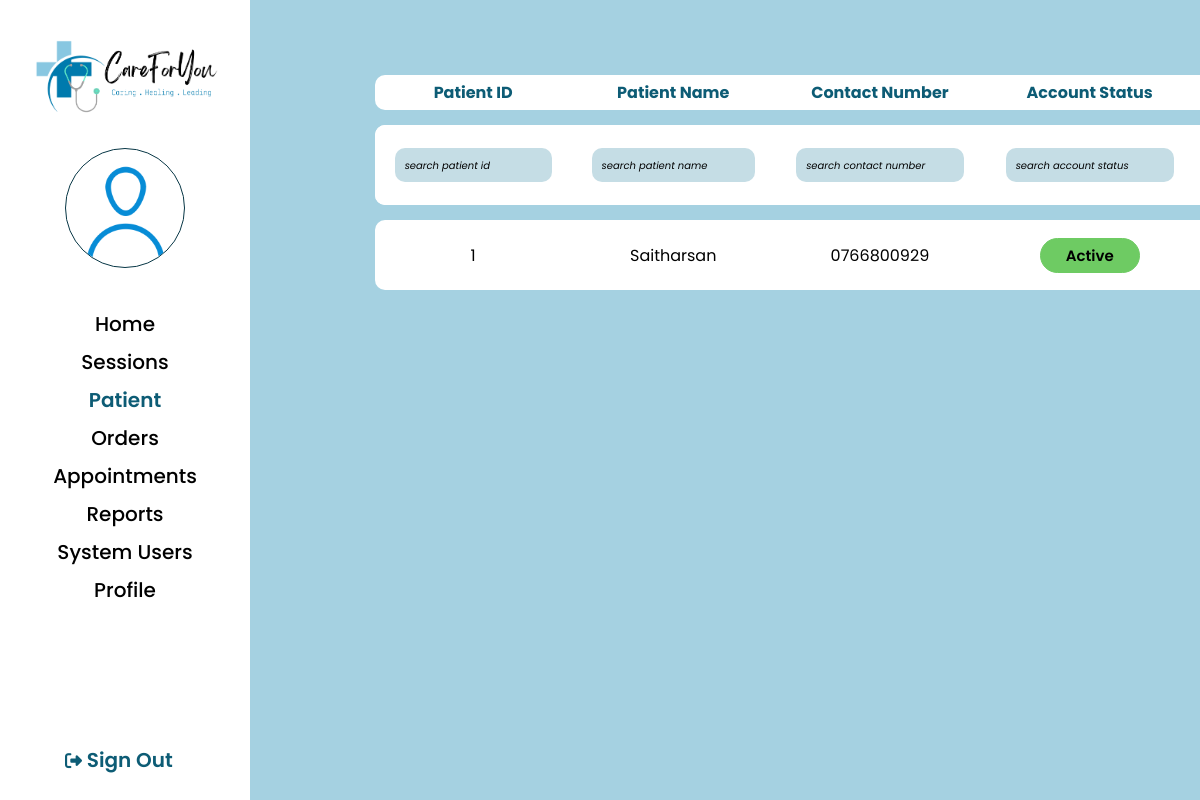
The app's page /admin/admin-patient-view.php (signed in) with its own data.
### tables this page shows
CREATE TABLE `tbl_patient` (
  `p_id` int(10) NOT NULL,
  `userid` int(10) NOT NULL,
  `first_name` varchar(100) NOT NULL,
  `last_name` varchar(100) NOT NULL,
  `gender` varchar(30) NOT NULL,
  `dob` varchar(15) NOT NULL,
  `nic` varchar(20) NOT NULL,
  `contact` int(10) NOT NULL,
  `address` varchar(255) NOT NULL,
  `profile_picture` varchar(255) NOT NULL DEFAULT 'user.png',
  `acc_createdate` varchar(50) NOT NULL
);

### admin/admin_getinfo.php (called while the page is built, shortened)
<?php
    if(isset($_SESSION['user']))
    {
        $user  = $_SESSION['user'];
        $sql = "SELECT userid,email FROM tbl_sysusers WHERE username='$user' ";
        $res = mysqli_query($conn, $sql);
        if($res == TRUE)
        {
            $count =mysqli_num_rows($res);
            if($count == 1)
            {
                $row = mysqli_fetch_assoc($res);
                $Admin_userid = $row['userid'];
            }
        }
        $sql2 = "SELECT * FROM tbl_admin WHERE userid=$Admin_userid";
        $res2 = mysqli_query($conn, $sql2);
        if($res2 == TRUE)
        {
            $count2 =mysqli_num_rows($res2);
            if($count2 == 1)
            {
                $row2 = mysqli_fetch_assoc($res2);
                $Admin_profile_picture = $row2['profile_picture'];
            }
        }
    }
?>

### admin/admin-patient-view.php (the view, shortened to what this page needs)
<?php include('../config/constants.php') ?>
<?php
$query="SELECT * FROM tbl_patient INNER JOIN tbl_sysusers ON tbl_patient.userid = tbl_sysusers.userid ";
$result = mysqli_query($conn, $query);
?>
<!DOCTYPE html>
<html lang="en">
<head>
    <link rel="stylesheet" href="../css/admin-view-patient.css">
    <link rel="stylesheet" href="../css/admin.css">
</head>
<body>
<?php include('admin_getinfo.php') ?>
    <div class="wrapper">
        <div class="sidebar">
            <a href="../index.php"><img src="../images/logo.png" alt="logo" class="logo"></a>
            <img src="../images/user-profilepic/admin/<?php echo $Admin_profile_picture; ?>" alt="user" class="imgframe">
            <ul>
                <li><a href="admin_home.php">Home</a></li>
                <li><a href="admin-session-view.php">Sessions</a></li>
                <li><a href="admin-patient-view.php"><div class="highlighttext">Patient</div></a></li>
                <li><a href="admin-order-view.php">Orders</a></li>
                <li><a href="admin-appointment.php">Appointments</a></li>
                <li><a href="#">Reports</a></li>
                <li><a href="admin-system-users.php">System Users</a></li>
                <li><a href="admin_viewprofile.php">Profile</a></li>
            </ul>
            <div class="signouttext"><a href="../logout.php"><i class="fa-solid fa-right-from-bracket"></i> Sign Out </a></div>
            <div class="main_content">
                <div class="info">
                    <span>
                        <table class="tbl-main-patient" id="tbl-main-patient" style="margin-top:-50px;">
                            <thead>
                                <tr>
                                    <td>Patient ID</td>
                                    <td>Patient Name</td>
                                    <td>Contact Number</td>
                                    <td>Account Status</td>
                                    <td>View Details</td>
                                </tr>
                            </thead>
                            <tbody>
                                    <tr >
                                        <td class="search_1"><input type="text"  class="search-patient" name="patient-id" placeholder="search patient id" id="patient_id" onkeyup="filterPatientId()" autofocus="true" /></td> </dv>
                                        <td><input type="text" class="search-patient" name="patient-name" placeholder="search patient name" id="patient_name" onkeyup="filterPatientName()" autofocus="true" /></td>
                                        <td><input type="text" class="search-patient" name="phone-no" placeholder="search contact number" id="contact_no" onkeyup="filterContactNo()" autofocus="true" /></td>
                                        <td><input type="text" class="search-patient" name="status" placeholder="search account status" id="account_status" onkeyup="filterAccountStatus()" autofocus="true" /></td>
                                        <td><a href=""><button class="btn-search"><span>Clear filter&emsp;</span></button></a></td>
                                    </tr>
                                    <?php
                                   if($result){
                                    while ($row = mysqli_fetch_array($result)) {
                                   ?>
                                <tr>
                                            <td><?php echo $row['p_id'];?></td>
                                            <td><?php echo $row['first_name'];?></td>
                                            <td><?php echo '0'.$row['contact'];?></td>
                                            <td>
                                                <?php
                                                if ($row['status'] == 1) {
                                                    echo '<button class="active-status">Active</button>';
                                                } else {
                                                    echo '<button class="passive-status"> Disabled </button>';
                                                }
                                                ?>
                                            </td>
                                            <td><button class="btn-view-patient-detail" onclick='location.href="admin-patient-view-detail.php?id=<?php echo $row["p_id"] ?>"'><span>Patient Details</span></button></td>
                                        </tr>
                                        <?php
                                    }
                                   }
                                        ?>
                            </tbody>
                        </table>
                    </span>
                </div>
            </div>
        </div>
</body>
</html>

### css/admin-view-patient.css (style rules this page uses)
* { margin: 0px; padding: 0px; box-sizing: border-box; list-style: none; text-decoration: none; font-family: 'Poppins', sans-serif; }
body { background-color: #A5D1E1; }
.wrapper { display: flex; position: relative; }
.wrapper .sidebar { width: 250px; height: 100%; background: #FFFFFF; padding: 30px 0px; position: fixed; }
.logo { width: 200px; margin-top: 0px; margin-left: 25px; }
.imgframe { width: 120px; height: 120px; margin-top: 20px; margin-left: 65px; border: 1px solid #083746; border-radius: 50%; }
.wrapper .sidebar ul { margin-top: 20px; text-align: center; font-size: 20px; font-weight: 500; padding: 10px; }
.wrapper .sidebar ul li { padding: 4px; vertical-align: middle; }
.wrapper .sidebar ul li a { color: #000000; display: block; }
.signouttext { color: #0D5C75; text-align: center; font-size: 20px; font-weight: 600; position: absolute; bottom: 4px; left: 65px; }
.wrapper .sidebar .signouttext a { color: #0D5C75; display: block; }
.fa-solid { font-size: 17px; }
.wrapper .main_content { width: 100%; margin-left: 250px; margin-top: 50px; text-align: center; }
.wrapper .main_content .info { margin: 20px; color: #000000; line-height: 25px; }
.highlighttext { color: #0D5C75; font-weight: 600; display: inline; }
.tbl-main-patient { position: absolute; left: 375px; top: 110px; width: 1068px; margin-left:auto; margin-right:auto; border-collapse: separate; border-spacing: 0 15px; }
.tbl-main-patient tr { background-color: #ffffff; }
.search_1 { background-color: #ffffff ; }
.tbl-main-patient thead td { color: #0D5C75; font-weight: 700; padding: 5px; }
.tbl-main-patient td { color: #000000; text-align: center; width: 300px; padding: 15px; padding-left: 0%; padding-right: 0%; }
.tbl-main-patient td:first-child, th:first-child { border-radius: 10px 0 0 10px; }
.tbl-main-patient td:last-child, th:last-child { border-radius: 0 10px 10px 0; }
.search-patient { width: 80%; padding: 7px 7px 7px 10px; margin: 8px 0; box-sizing: border-box; border-radius: 10px; border: none; background-color:#c5dde5; }
.search-patient::placeholder { color: rgb(0, 0, 0); font-size: 10px; font-style: italic; }

### css/admin.css (style rules this page uses)
* { margin: 0px; padding: 0px; box-sizing: border-box; list-style: none; text-decoration: none; font-family: 'Poppins', sans-serif; }
body { background-color: #A5D1E1; }
.wrapper { display: flex; position: relative; }
.wrapper .sidebar { width: 250px; height: 100%; background: #FFFFFF; padding: 30px 0px; position: fixed; }
.logo { width: 200px; margin-top: 0px; margin-left: 25px; }
.imgframe { width: 120px; height: 120px; margin-top: 20px; margin-left: 65px; border: 1px solid #083746; border-radius: 50%; }
.wrapper .sidebar ul { margin-top: 20px; text-align: center; font-size: 20px; font-weight: 500; padding: 10px; }
.wrapper .sidebar ul li { padding: 4px; vertical-align: middle; }
.wrapper .sidebar ul li a { color: #000000; display: block; }
.signouttext { color: #0D5C75; text-align: center; font-size: 20px; font-weight: 600; position: absolute; bottom: 25px; left: 65px; }
.wrapper .sidebar .signouttext a { color: #0D5C75; display: block; }
.fa-solid { font-size: 17px; }
.wrapper .main_content { width: 100%; margin-left: 250px; margin-top: 50px; text-align: center; }
.wrapper .main_content .info { margin: 20px; color: #000000; line-height: 25px; }
.highlighttext { color: #0D5C75; font-weight: 600; display: inline; }
table { border-collapse:collapse; }
table td { width: 750px; text-align:center; padding-left: 10%; padding-right: 10%; padding-bottom: 5%; }
.active-status { border: 1px solid #6ECB63; border-radius: 25px; padding: 5px; width: 100px; font-size: 15px; font-weight: 600; background-color: #6ECB63; color: #000000; }

### records on screen
tbl_patient: p_id "1", first_name "Saitharsan", contact "766800929"
